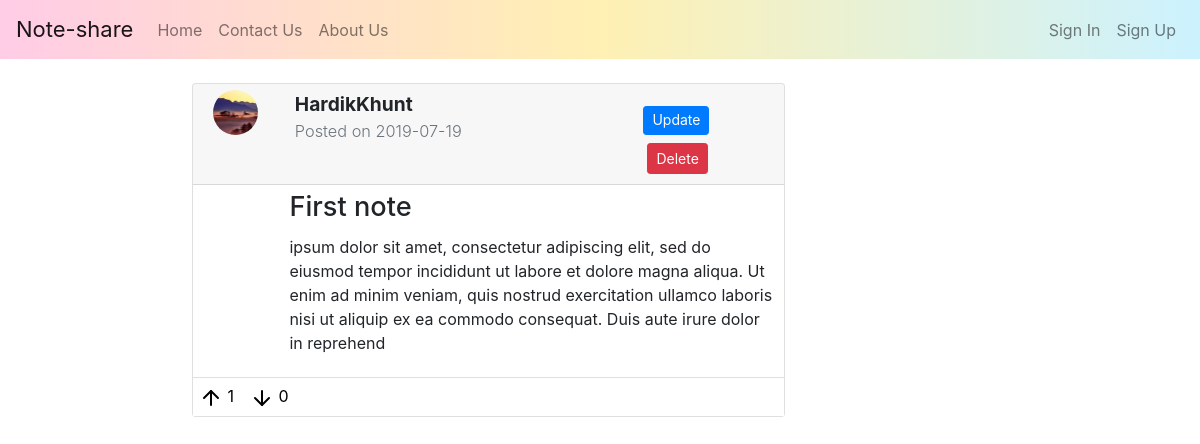
The page /note/10 on the database its author committed.
### noteshare/models.py (models this page shows, shortened)
class User(db.Model, UserMixin):
    id = db.Column(db.Integer, primary_key=True)
    username = db.Column(db.String(20), unique=True, nullable=False)
    email = db.Column(db.String(100), unique=True, nullable=False)
    image_file = db.Column(db.String(20), nullable=False, default='default.jpg')
    password = db.Column(db.String(50), nullable=False)
    notes = db.relationship('Note', backref='author', lazy=True)

class Note(db.Model):
    id = db.Column(db.Integer, primary_key=True)
    title = db.Column(db.String(100), nullable=False)
    date_posted = db.Column(db.DateTime, nullable=False, default=datetime.utcnow)
    content = db.Column(db.Text, nullable=False)
    content_image = db.Column(db.String(20), nullable=True)
    ups = db.Column(db.Integer, nullable=False, default=0)
    downs = db.Column(db.Integer, nullable=False, default=0)
    user_id = db.Column(db.Integer, db.ForeignKey('user.id'), nullable=False)

### noteshare/notes/routes.py (the view)
@notes.route('/note/<int:note_id>')
def note(note_id):
    note = Note.query.get_or_404(note_id)
    return render_template('note.html', title=note.title, note=note)

### noteshare/templates/note.html (shortened to what this page needs)
{% extends "layout.html" %}
{% block content %}
    <div class="col-md-8 col-pl-16">
        <div class="card mb-md-2">
            <div class="card-header card-custom-header">
                <div class="row">
                    <div class="col-md-2 pr-md-0">
                        <div class="note-header">
                            <img class="rounded-circle note-author-img" src="{{ url_for('static', filename='Profile-pictures/' + note.author.image_file) }}" alt="Author's Profile-photo">
                        </div>
                    </div>
                    <div class="col-md-6 pl-md-0">
                        <div class="note-header">
                            <strong>{{ note.author.username }}</strong><br/>
                            <div  class="text-muted" style="font-size: 85%;">
                                Posted on {{ note.date_posted.strftime('%Y-%m-%d') }}
                            </div>
                        </div>
                    </div>
                    <div class="col-md-4" style="margin-top: 2%; padding-left: 10%;">
                        <a class="btn btn-primary btn-sm mt-1 mb-1 action-btns" href="{{ url_for('notes.update_note', note_id=note.id) }}">Update</a>
                        <button type="button" class="btn btn-danger btn-sm m-1" data-toggle="modal" data-target="#deleteModal">Delete</button>
                    </div>
                </div>
            </div>
            <div class="card-body">
                <div class="row">
                    <div class="col-md-2 pr-md-0"></div>
                    <div class="col-md-10 pl-md-0">
                        <h5 class="card-title note-title">{{ note.title }}</h5>
                        <p style="white-space: pre-line;">{{ note.content }}</p>
                    </div>
                </div>
            </div>
            <div class="card-header note-action">
                <a class="note-action-btn" href="{{ url_for('notes.up_note', note_id=note.id, from_page=url_for('notes.note', note_id=note.id)) }}"><img src="{{ url_for('static', filename='Icons/arrow-up.svg') }}" alt="Like"> {{ note.ups }} </a>
                <a class="note-action-btn" href="{{ url_for('notes.down_note', note_id=note.id, from_page=url_for('notes.note', note_id=note.id)) }}"><img src="{{ url_for('static', filename='Icons/arrow-down.svg') }}" alt="Dislike"> {{ note.downs }} </a>
            </div>
        </div>
    </div>
{% endblock content %}

### noteshare/static/stylesheet.css (style rules this page uses)
.note-action { border-top: 1px solid rgba(0,0,0,.125); border-bottom: none; padding: 1%; background-color: #fff; }
.card-title { font-size: 16px; }
.note-action-btn, .note-action-btn:hover { margin-right: 2%; text-decoration: none; color: #000; }
.col-pl-16 { padding-top: 1%; padding-left: 16%; }
.card-custom-header { padding-top: 1%; padding-bottom: 1%; }
.note-header { font-size: 120%; font-weight: 350; }
.note-title { font-size: 170%; font-weight: 500; }
.note-author-img { border-radius: 50%; object-fit: cover; height: 45px; width: 45px; }
.card-body { padding: 1% 2% 1% 2%; }
.action-btns { padding-top: 2%; }

### rows shown on the page
User: image_file (picture), author.username "HardikKhunt"
Note: date_posted "2019-07-19", title "First note", content "ipsum dolor sit amet, consectetur adipiscing elit, sed do eiusmod tempor incididunt ut labore et dolore magna aliqua. Ut enim ad minim veniam, quis nostrud exercitation ullamco laboris nisi ut aliquip ex ea commodo consequat. Duis aute irure dolor in reprehend", ups "1", downs "0"
